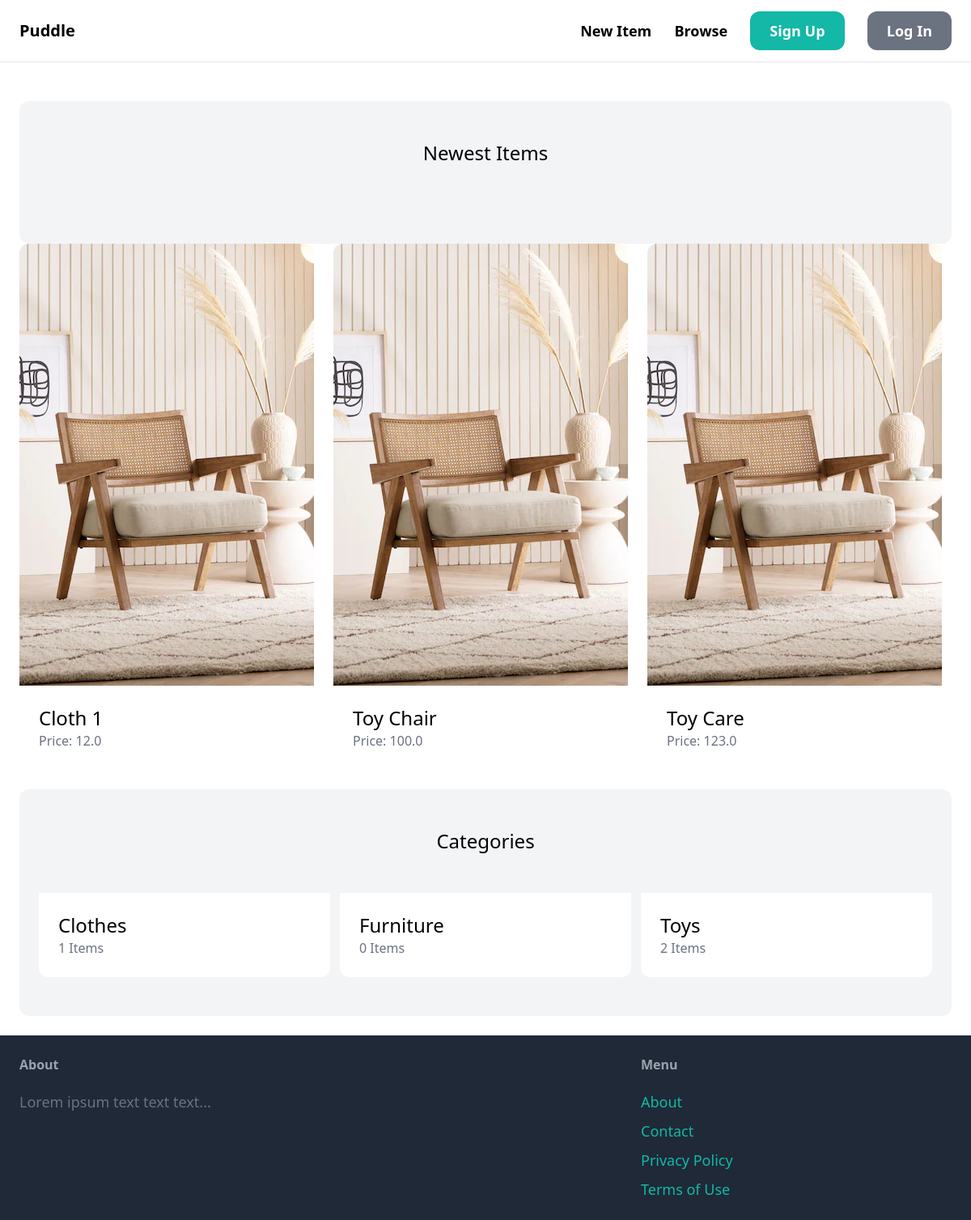
The page / on the database its author committed.
### item/models.py (models this page shows, shortened)
class Item(models.Model):
    category = models.ForeignKey(Category, related_name='items',on_delete=models.CASCADE)
    name = models.CharField(max_length=255)
    description = models.TextField(blank=True, null=True)
    price = models.FloatField()
    image= models.ImageField(upload_to='item_images',blank=True,null = True)
    is_sold = models.BooleanField(default=False)
    created_by = models.ForeignKey(User, related_name='items', on_delete=models.CASCADE)
    created_at = models.DateTimeField(auto_now_add=True)

class Category(models.Model):
    name = models.CharField(max_length=255)
    class Meta:
        ordering = ('name',)
        verbose_name_plural='Categories'

### core/views.py (the view)
# urls.py: path('', views.index, name = 'index'),
def index(request):
    items = Item.objects.filter(is_sold=False)[0:6]
    categories = Category.objects.all()
    return render(request, 'core/index.html', {
        'categories' : categories,
        'items': items,
    })

### core/templates/core/index.html (shortened to what this page needs)
{% extends 'core/base.html' %}
{% block content %}
  <div class="mt-6 px-6 py-12 bg-gray-100 rounded-xl">
    <h2 class="mb-12 text-2xl text-center">Newest Items</h2>
  </div>
  <div class="grid grid-cols-3 gap-3">
    {% for item in items %}
      <div>
        <a href="{% url 'item:detail' item.id %}">
          <div>
            <img src="{{ item.image.url }}" class="rounded-t-xl" />
          </div>
          <div class="p-6 bg-white rounded-b-xl">
            <h2 class="text-2xl">{{ item.name }}</h2>
            <p class="text-gray-500">Price: {{ item.price }}</p>
          </div>
        </a>
      </div>
    {% endfor %}
  </div>
  <div class="mt-6 px-6 py-12 bg-gray-100 rounded-xl">
    <h2 class="mb-12 text-2xl text-center">Categories</h2>
    <div class="grid grid-cols-3 gap-3">
      {% for category in categories %}
        <div>
            <a href="#">
             <div class="p-6 bg-white rounded-b-xl">
              <h2 class="text-2xl">{{ category.name }}</h2>
              <p class="text-gray-500">{{category.items.count}} Items</p>
             </div>
          </a>
        </div>
      {% endfor %}
    </div>
  </div>
{% endblock %}

### core/templates/core/base.html (shortened to what this page needs)
<!doctype html>
<html>
    <head>
        <script src="https://cdn.tailwindcss.com"></script>
    </head>
    <body>
        <nav class="py-6 px-6 flex justify-between items-center border-b border-gray-200">
            <a href="/" class="text-xl font-semibold">Puddle</a>
            <div class="space-x-6">
                <a href='#' class="text-lg font-semibold hover:text-gray-500">New Item</a>
                <a href='#' class="text-lg font-semibold hover:text-gray-500">Browse</a>
                {% if request.user.is_authenticated %}
                    <a href= "#" class="px-6 py-3 text-lg font-semibold bg-teal-500 text-white rounded-xl hover:bg-teal-700">Inbox</a>
                    <a href= "#" class="px-6 py-3 text-lg font-semibold bg-gray-500 text-white rounded-xl hover:bg-gray-700">Dashboard</a>
                {% else %}
                    <a href= "{% url 'core:signup' %}" class="px-6 py-3 text-lg font-semibold bg-teal-500 text-white rounded-xl hover:bg-teal-700">Sign Up</a>
                    <a href= "{% url 'core:login' %}" class="px-6 py-3 text-lg font-semibold bg-gray-500 text-white rounded-xl hover:bg-gray-700">Log In</a>
                {% endif %}
            </div>
        </nav>
        <div class="px-6 py-6">
           {% block content%}
           {% endblock %}
        </div>
        <footer class="py-6 px-6 flex justify-between bg-gray-800">
            <div class="w-2/3 pr-10">
                <h3 class="mb-5 font-semibold text-gray-400">About</h3>
                <p class="text-lg text-gray-500">Lorem ipsum text text text...</p>
            </div>
            <div class="w-1/3">
                <h3 class="mb-5 font-semibold text-gray-400">Menu</h3>
                <ul class="space-y-2">
                    <li><a href="#" class="text-lg text-teal-500 hover:text-teal-700">About</a></li>
                    <li><a href="{% url 'core:contact' %}" class="text-lg text-teal-500 hover:text-teal-700">Contact</a></li>
                    <li><a href="{% url 'core:login' %}" class="text-lg text-teal-500 hover:text-teal-700">Privacy Policy</a></li>
                    <li><a href="#" class="text-lg text-teal-500 hover:text-teal-700">Terms of Use</a></li>
                </ul>
            </div>
        </footer>
    </body>
</html>

### rows shown on the page
Item: image (picture), name "Cloth 1", price "12.0"
Item: image (picture), name "Toy Chair", price "100.0"
Item: image (picture), name "Toy Care", price "123.0"
Category: name "Clothes", items.count "1"
Category: name "Furniture", items.count "0"
Category: name "Toys", items.count "2"
